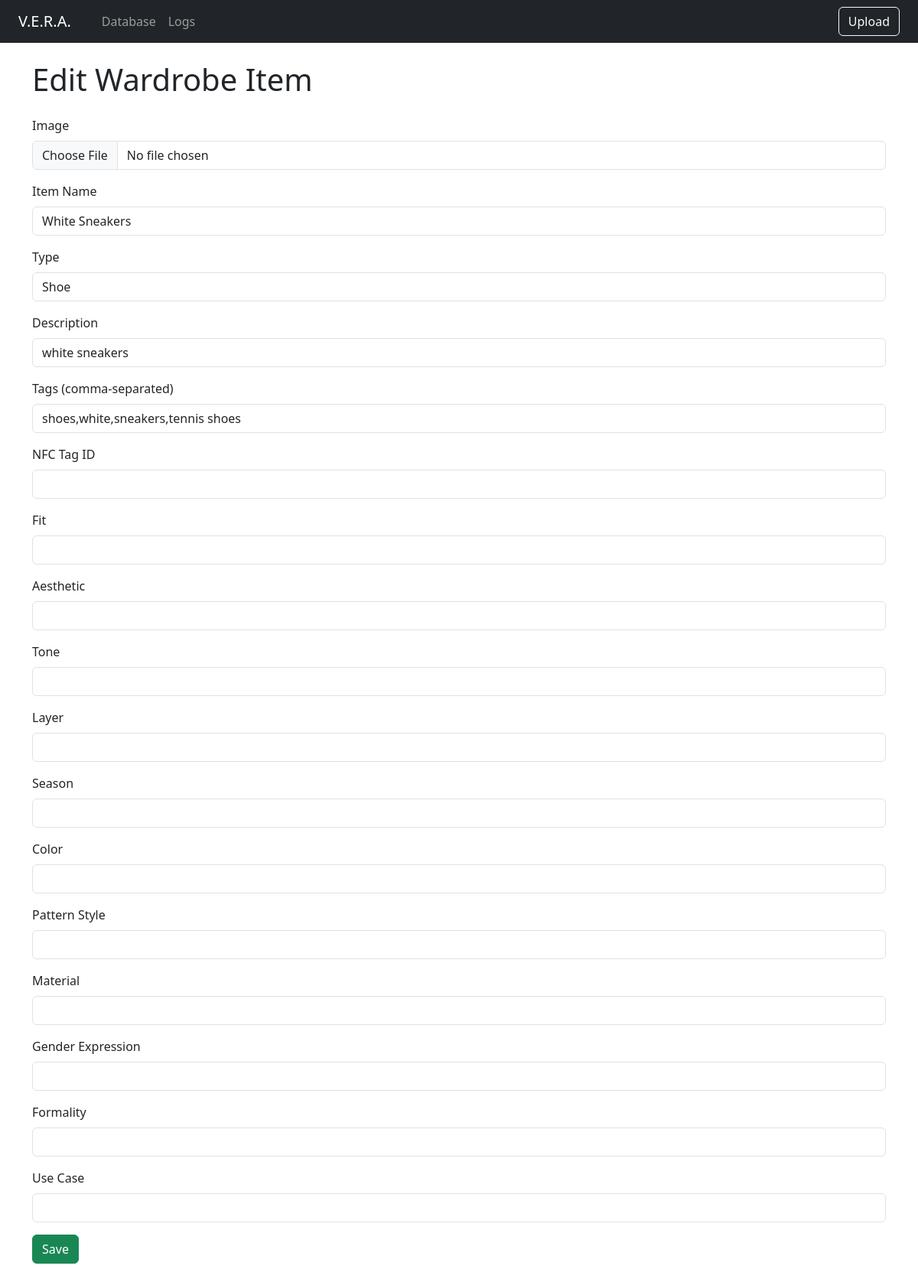
Page /edit/4/ on the committed database.
### tables this page shows
CREATE TABLE items (
            id INTEGER PRIMARY KEY AUTOINCREMENT,
            name TEXT NOT NULL,
            item_type TEXT,
            description TEXT,
            tags TEXT,  -- comma-separated tags
            image_path TEXT,
            available BOOLEAN DEFAULT 1,
            last_used TEXT,
            nfc_tag_id TEXT
        , fit TEXT, aesthetic TEXT, tone TEXT, layer TEXT, season TEXT, color TEXT, pattern_style TEXT, material TEXT, gender_expression TEXT, formality TEXT, use_case TEXT);

### app/routes/edit.py (the view)
@bp.route("/", methods=["GET", "POST"])
def edit_item(item_id):
    item = get_item(item_id)
    if not item:
        return redirect(url_for("browse.browse"))
    if request.method == "POST":
        form = UploadForm()
        if form.validate_on_submit():
            tags = ",".join(tag.strip() for tag in form.tags.data.split(",") if tag.strip())
            if form.image.data:
                image_url = save_image(form.image.data)
            else:
                image_url = item.image_path
            update_item(
                item_id=item_id,
                name=form.name.data,
                item_type=form.item_type.data,
                description=form.description.data,
                tags=tags,
                image_path=image_url,
                nfc_tag_id=form.nfc_tag_id.data,
                fit=form.fit.data,
                aesthetic=form.aesthetic.data,
                tone=form.tone.data,
                layer=form.layer.data,
                season=form.season.data,
                color=form.color.data,
                pattern_style=form.pattern_style.data,
                material=form.material.data,
                gender_expression=form.gender_expression.data,
                formality=form.formality.data,
                use_case=form.use_case.data
            )
            return redirect(url_for("browse.browse"))
    else:
        print(item.name)
        form = UploadForm(obj=item)
        print(form.name.data)
    return render_template("upload.html", form=form, edit_mode=True)

### db/db_client.py (called while the page is built)
def get_connection():
    return sqlite3.connect(DB_NAME)

def map_item(row):
    return Item(
        item_id=row[0],
        name=row[1],
        item_type=row[2],
        description=row[3],
        tags=row[4].split(",") if row[4] else [],
        image_path=row[5],
        available=bool(row[6]),
        last_used=row[7],
        nfc_tag_id=row[8],
        fit=row[9],
        aesthetic=row[10],
        tone=row[11],
        layer=row[12],
        season=row[13],
        color=row[14],
        pattern_style=row[15],
        material=row[16],
        gender_expression=row[17],
        formality=row[18],
        use_case=row[19]
    )

def get_item(item_id: str):
    with get_connection() as conn:
        cursor = conn.cursor()
        cursor.execute("SELECT * FROM items WHERE id = ?", (item_id))
        result = cursor.fetchall()
        return map_item(result[0])

### templates/upload.html (shortened to what this page needs)
{% extends "base.html" %}
{% block content %}
<h1 class="mb-4">{{ "Edit Wardrobe Item" if edit_mode else "Upload New Wardrobe Item" }}</h1>
<form method="POST" enctype="multipart/form-data">
  <div class="mb-3">
    {{ form.image.label(class="form-label") }}
    {{ form.image(class="form-control", id="image-input") }}
  </div>
  <div id="additional-fields" style="display: {{ 'block' if edit_mode else 'none' }};">
    {% for field in form %}
      {% if field.name != "image" and field.type != "SubmitField" and field.type != "CSRFTokenField" %}
        <div class="mb-3">
          {{ field.label(class="form-label") }}
          {{ field(class="form-control") }}
        </div>
      {% endif %}
    {% endfor %}
  </div>
  <div id="submit-button-container" style="display: {{ 'block' if edit_mode else 'none' }};">
    {{ form.submit(class="btn btn-success", value="Save" if edit_mode else "Add Item") }}
  </div>
</form>
{% endblock %}

### rows in the picture
items: name "White Sneakers" "Shoe" "white sneakers" "shoes,white,sneakers,tennis shoes"

### other values in the picture
{{ "Edit Wardrobe Item" if edit_mode else "Upload New Wardrobe Item" }} "Edit Wardrobe Item"
{{ field.label(class="form-label") }} "Item Name" "Type" "Description" "Tags (comma-separated)" "NFC Tag ID" "Fit" "Aesthetic" "Tone" "Layer" "Season" "Color" "Pattern Style" "Material" "Gender Expression" "Formality" "Use Case"
